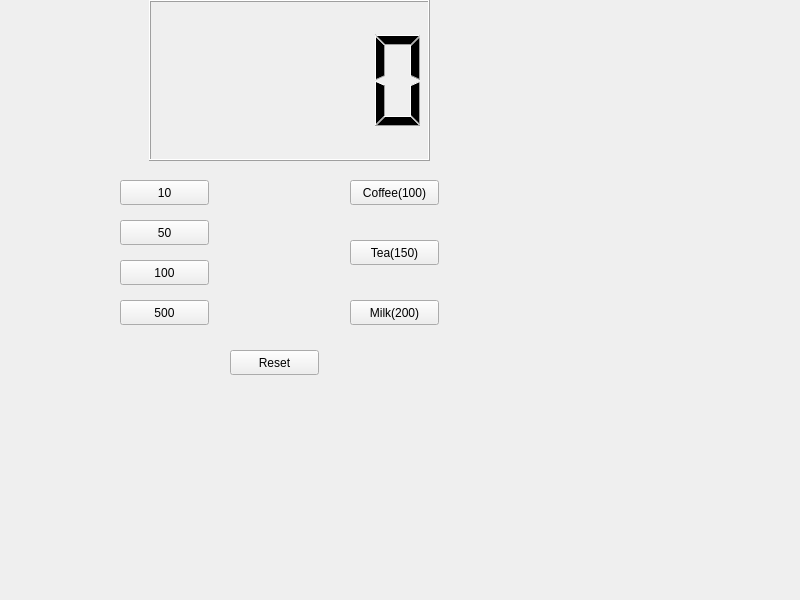
<?xml version="1.0" encoding="UTF-8"?>
<ui version="4.0">
 <class>Widget</class>
 <widget class="QWidget" name="Widget">
  <property name="geometry">
   <rect>
    <x>0</x>
    <y>0</y>
    <width>800</width>
    <height>600</height>
   </rect>
  </property>
  <property name="windowTitle">
   <string>Widget</string>
  </property>
  <widget class="QLCDNumber" name="lcdNumber">
   <property name="geometry">
    <rect>
     <x>149</x>
     <y>0</y>
     <width>281</width>
     <height>161</height>
    </rect>
   </property>
  </widget>
  <widget class="QPushButton" name="pb10">
   <property name="geometry">
    <rect>
     <x>120</x>
     <y>180</y>
     <width>89</width>
     <height>25</height>
    </rect>
   </property>
   <property name="text">
    <string>10</string>
   </property>
  </widget>
  <widget class="QPushButton" name="pb50">
   <property name="geometry">
    <rect>
     <x>120</x>
     <y>220</y>
     <width>89</width>
     <height>25</height>
    </rect>
   </property>
   <property name="text">
    <string>50</string>
   </property>
  </widget>
  <widget class="QPushButton" name="pb100">
   <property name="geometry">
    <rect>
     <x>120</x>
     <y>260</y>
     <width>89</width>
     <height>25</height>
    </rect>
   </property>
   <property name="text">
    <string>100</string>
   </property>
  </widget>
  <widget class="QPushButton" name="pb500">
   <property name="geometry">
    <rect>
     <x>120</x>
     <y>300</y>
     <width>89</width>
     <height>25</height>
    </rect>
   </property>
   <property name="text">
    <string>500</string>
   </property>
  </widget>
  <widget class="QPushButton" name="pbCoffee">
   <property name="geometry">
    <rect>
     <x>350</x>
     <y>180</y>
     <width>89</width>
     <height>25</height>
    </rect>
   </property>
   <property name="text">
    <string>Coffee(100)</string>
   </property>
  </widget>
  <widget class="QPushButton" name="pbTea">
   <property name="geometry">
    <rect>
     <x>350</x>
     <y>240</y>
     <width>89</width>
     <height>25</height>
    </rect>
   </property>
   <property name="text">
    <string>Tea(150)</string>
   </property>
  </widget>
  <widget class="QPushButton" name="pbMilk">
   <property name="geometry">
    <rect>
     <x>350</x>
     <y>300</y>
     <width>89</width>
     <height>25</height>
    </rect>
   </property>
   <property name="text">
    <string>Milk(200)</string>
   </property>
  </widget>
  <widget class="QPushButton" name="pbReset">
   <property name="geometry">
    <rect>
     <x>230</x>
     <y>350</y>
     <width>89</width>
     <height>25</height>
    </rect>
   </property>
   <property name="text">
    <string>Reset</string>
   </property>
  </widget>
 </widget>
 <resources/>
 <connections/>
</ui>
